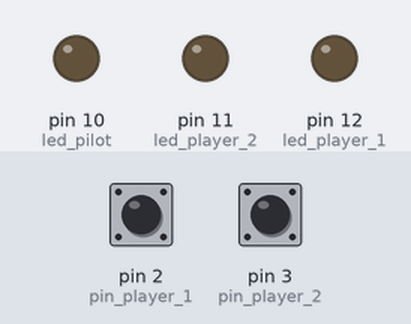
Recording of a sketch running on a simulated Arduino Uno, built with avr-gcc and run on an emulated ATmega328P. On the bench: output pins drawn as LEDs (lit = HIGH). Inputs (shaded band) come from the test bench; at power-on: pin 2 (pin_player_1) HIGH, pin 3 (pin_player_2) HIGH.

Above: at 1.2 s.
1.3 s: pin 2 (pin_player_1) pulled LOW for 0.15 s
At 3.0 s:
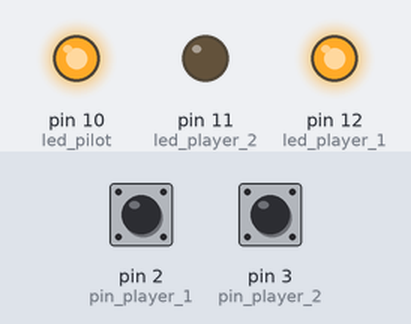
4.4 s: pin 3 (pin_player_2) pulsed LOW 5 times (0.12 s each, 0.3 s apart)
At 6.6 s:
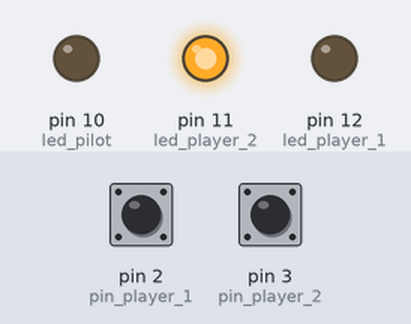
11.5 s: pin 2 (pin_player_1) pulled LOW for 1 s
At 14.5 s:
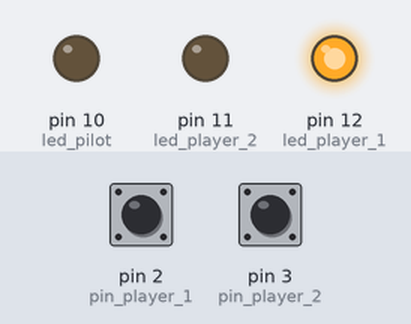
15.5 s: pin 2 (pin_player_1) pulled LOW for 3.2 s
At 23.0 s:
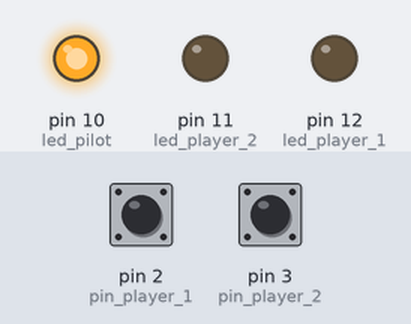
Timing chart, 0 to 25.5 s (numbered marks = the images above; inputs shaded):
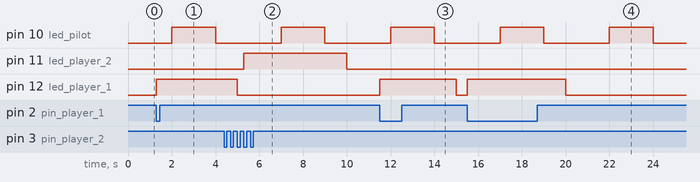

The sketch:

Maquina_perguntas.ino
```cpp
const byte pin_player_1 = 2;
const byte pin_player_2 = 3;

const byte led_player_1 = 12;
const byte led_player_2 = 11;
const byte led_pilot = 10;

bool flag = false;


void setup() {
  //DDRB = B00011100;
  for(int i = 10; i<=12; i++) pinMode(i, OUTPUT);
  for(int i = 2; i<=3; i++) pinMode(i, INPUT_PULLUP);
  attachInterrupt(digitalPinToInterrupt(pin_player_1), p1, FALLING);
  attachInterrupt(digitalPinToInterrupt(pin_player_2), p2, FALLING);
}

void p1(){
  if(!flag) {
    digitalWrite(led_player_1, HIGH);
    flag = true;
  }
}

void p2(){
  if(!flag) {
    digitalWrite(led_player_2, HIGH);
    flag = true;
  }
}


void loop() {

  delay(2000);
  digitalWrite(led_pilot, HIGH);
  delay(2000);
  digitalWrite(led_pilot, LOW);
  if(flag) {
    delay(1000);
    digitalWrite(led_player_1, LOW);
    digitalWrite(led_player_2, LOW);
    flag = false;
  }

}
```

Measured:
- after the input at 1.3 s, pin 12 (led_player_1): LOW → HIGH at once
- after the input at 4.4 s, pin 10 (led_pilot): goes on until 9.0 s, then stays LOW; pin 11 (led_player_2): LOW → HIGH after 0.90 s, → LOW 4.7 s later
- after the input at 11.5 s, pin 12 (led_player_1): LOW → HIGH at once, → LOW 3.5 s later
- after the input at 15.5 s, pin 10 (led_pilot): LOW → HIGH after 6.5 s, → LOW 2.0 s later; pin 12 (led_player_1): LOW → HIGH at once, → LOW 4.5 s later
